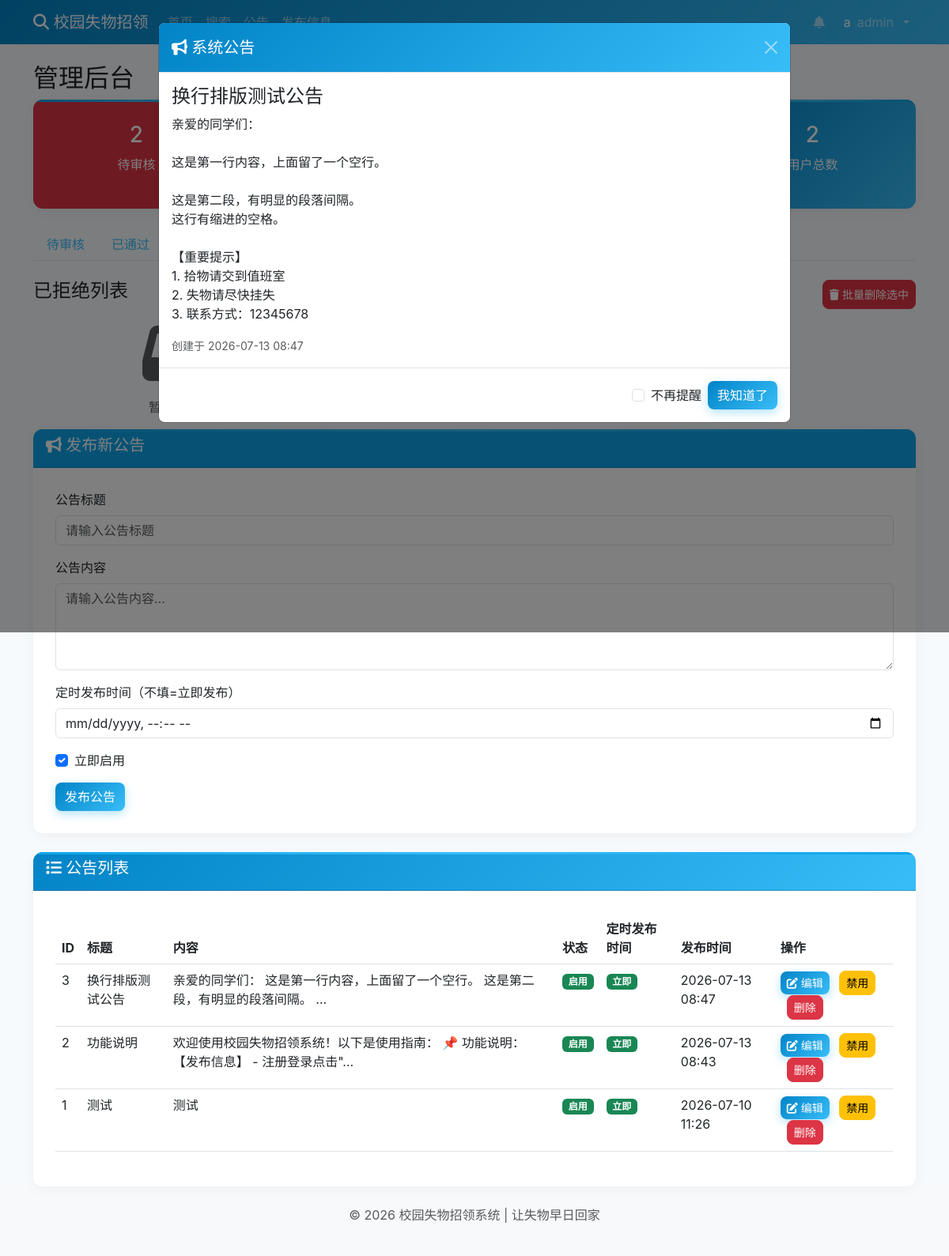
Screenshot of /admin/notices (signed in) with the database file from the repository.
### models.py (models this page shows, shortened)
class User(UserMixin, db.Model):
    id = db.Column(db.Integer, primary_key=True)
    username = db.Column(db.String(80), unique=True, nullable=False)
    password_hash = db.Column(db.String(120), nullable=False)
    role = db.Column(db.String(20), default='user')
    created_at = db.Column(db.DateTime, default=datetime.now)

class Notice(db.Model):
    id = db.Column(db.Integer, primary_key=True)
    title = db.Column(db.String(100), nullable=False)
    content = db.Column(db.Text, nullable=False)
    is_active = db.Column(db.Boolean, default=True)
    created_at = db.Column(db.DateTime, default=datetime.now)
    updated_at = db.Column(db.DateTime, default=datetime.now, onupdate=datetime.now)
    publish_at = db.Column(db.DateTime, nullable=True)
    created_by = db.Column(db.Integer, db.ForeignKey('user.id', ondelete='SET NULL'), nullable=True)
    creator = db.relationship('User', backref='published_notices')

### routes/notice.py (the view)
@notice_bp.route('/admin/notices')
@login_required
def admin_notices():
    if current_user.role != 'admin':
        flash('无权访问公告管理', 'danger')
        return redirect(url_for('main.index'))
    now = datetime.now()
    notices = Notice.query.order_by(Notice.created_at.desc()).all()
    return render_template('admin_dashboard.html',
                           notices=notices,
                           posts=[], users=[], reports=[],
                           tab='notices',
                           now=now,
                           pending_count=Post.query.filter_by(status='pending').count(),
                           approved_count=Post.query.filter_by(status='approved').count(),
                           rejected_count=Post.query.filter_by(status='rejected').count(),
                           total_users=User.query.count())

### templates/admin_dashboard.html (shortened to what this page needs)
{% extends "base.html" %}
{% block content %}
<h2>管理后台</h2>
<div class="row mb-4">
    <div class="col-md-3">
        <div class="card bg-danger text-white">
            <div class="card-body text-center">
                <h3>{{ pending_count }}</h3>
                <p>待审核</p>
            </div>
        </div>
    </div>
    <div class="col-md-3">
        <div class="card bg-success text-white">
            <div class="card-body text-center">
                <h3>{{ approved_count }}</h3>
                <p>已通过</p>
            </div>
        </div>
    </div>
    <div class="col-md-3">
        <div class="card bg-warning text-white">
            <div class="card-body text-center">
                <h3>{{ rejected_count }}</h3>
                <p>已拒绝</p>
            </div>
        </div>
    </div>
    <div class="col-md-3">
        <div class="card bg-info text-white">
            <div class="card-body text-center">
                <h3>{{ total_users }}</h3>
                <p>用户总数</p>
            </div>
        </div>
    </div>
</div>
<ul class="nav nav-tabs mb-4">
    <li class="nav-item">
        <a class="nav-link {% if tab == 'pending' %}active{% endif %}" href="{{ url_for('admin.admin_dashboard', tab='pending') }}">待审核</a>
    </li>
    <li class="nav-item">
        <a class="nav-link {% if tab == 'approved' %}active{% endif %}" href="{{ url_for('admin.admin_dashboard', tab='approved') }}">已通过</a>
    </li>
    <li class="nav-item">
        <a class="nav-link {% if tab == 'rejected' %}active{% endif %}" href="{{ url_for('admin.admin_dashboard', tab='rejected') }}">已拒绝</a>
    </li>
    <li class="nav-item">
        <a class="nav-link {% if tab == 'users' %}active{% endif %}" href="{{ url_for('admin.admin_dashboard', tab='users') }}">用户管理</a>
    </li>
    <li class="nav-item">
        <a class="nav-link {% if tab == 'reports' %}active{% endif %}" href="{{ url_for('admin.admin_dashboard', tab='reports') }}">举报管理</a>
    </li>
    <li class="nav-item">
        <a class="nav-link {% if tab == 'notices' %}active{% endif %}" href="{{ url_for('notice.admin_notices') }}">公告管理</a>
    </li>
</ul>
{% if tab == 'users' %}
<div class="d-flex justify-content-between mb-3">
    <h4>用户列表</h4>
    <button type="button" class="btn btn-danger btn-sm" onclick="batchDeleteUsers()">
        <i class="fas fa-trash"></i> 批量删除选中
    </button>
</div>
<table class="table table-hover">
    <thead>
        <tr>
            <th><input type="checkbox" id="selectAllUsers" onclick="toggleSelectAllUsers()"></th>
            <th>ID</th>
            <th>用户名</th>
            <th>角色</th>
            <th>注册时间</th>
            <th>操作</th>
        </tr>
    </thead>
    <tbody>
        {% for user in users %}
        <tr>
            <td><input type="checkbox" class="userCheckbox" value="{{ user.id }}" {% if user.role == 'admin' %}disabled{% endif %}></td>
            <td>{{ user.id }}</td>
            <td>{{ user.username }}</td>
            <td><span class="badge bg-{{ 'danger' if user.role == 'admin' else 'secondary' }}">{{ user.role }}</span></td>
            <td>{{ user.created_at }}</td>
            <td>
                {% if user.role != 'admin' %}
                <a href="{{ url_for('admin.promote_user', user_id=user.id) }}" class="btn btn-warning btn-sm">提升管理员</a>
                <button type="button" class="btn btn-danger btn-sm ms-2" onclick="confirmDeleteUser('{{ user.username|replace("\\","\\\\")|replace("'","\\'") }}', {{ user.id }})">删除</button>
                {% endif %}
            </td>
        </tr>
        {% endfor %}
    </tbody>
</table>
{% else %}
<div class="d-flex justify-content-between mb-3">
    <h4>{{ '已通过' if tab == 'approved' else '已拒绝' }}列表</h4>
    <button type="button" class="btn btn-danger btn-sm" onclick="batchDeletePosts('{{ tab }}')">
        <i class="fas fa-trash"></i> 批量删除选中
    </button>
</div>
<div class="row row-cols-1 row-cols-md-2 row-cols-lg-3 g-4">
    {% for post in posts %}
    <div class="col">
        <div class="card h-100 shadow">
            <div class="card-header">
                <input type="checkbox" class="postCheckbox" value="{{ post.id }}">
            </div>
            {% if post.image %}
            <img src="{{ url_for('static', filename='images/' + post.image) }}" class="card-img-top" alt="物品图片" style="height: 150px; object-fit: cover;">
            {% else %}
            <div class="card-img-top bg-light d-flex align-items-center justify-content-center" style="height: 150px;">
                <i class="fas fa-image fa-3x text-muted"></i>
            </div>
            {% endif %}
            <div class="card-body">
                <h5 class="card-title">{{ post.title }}</h5>
                <p class="card-text text-muted">{{ post.description[:30] }}{% if post.description|length > 30 %}...{% endif %}</p>
                <small class="text-muted">
                    <p><i class="fas fa-map-marker-alt"></i> {{ post.location }}</p>
                    <p><i class="fas fa-user"></i> {{ post.author.username }}</p>
                </small>
            </div>
            <div class="card-footer bg-transparent">
                <a href="{{ url_for('post.post_detail', post_id=post.id) }}" class="btn btn-primary btn-sm">查看</a>
                <button type="button" class="btn btn-danger btn-sm ms-2" onclick="confirmDeletePost('{{ post.title|replace("\\","\\\\")|replace("'","\\'") }}', {{ post.id }})">删除</button>
            </div>
        </div>
    </div>
    {% else %}
    <div class="col-12 text-center py-8">
        <p class="text-muted">暂无数据</p>
    </div>
    {% endfor %}
</div>
{% endif %}
{% if tab == 'notices' %}
<div class="card mb-4">
    <div class="card-header bg-primary text-white">
        <h5><i class="fas fa-bullhorn"></i> 发布新公告</h5>
    </div>
    <div class="card-body">
        <form method="POST" action="{{ url_for('notice.add_notice') }}">
            <div class="mb-3">
                <label for="notice_title" class="form-label">公告标题</label>
                <input type="text" class="form-control" id="notice_title" name="title" placeholder="请输入公告标题" required>
            </div>
            <div class="mb-3">
                <label for="notice_content" class="form-label">公告内容</label>
                <textarea class="form-control" id="notice_content" name="content" rows="4" placeholder="请输入公告内容..." required></textarea>
            </div>
            <div class="mb-3">
                <label for="notice_publish_at" class="form-label">定时发布时间（不填=立即发布）</label>
                <input type="datetime-local" class="form-control" id="notice_publish_at" name="publish_at">
            </div>
            <div class="mb-3 form-check">
                <input type="checkbox" class="form-check-input" id="notice_is_active" name="is_active" checked>
                <label class="form-check-label" for="notice_is_active">立即启用</label>
            </div>
            <button type="submit" class="btn btn-primary">发布公告</button>
        </form>
    </div>
</div>
<div class="card">
    <div class="card-header bg-info text-white">
        <h5><i class="fas fa-list"></i> 公告列表</h5>
    </div>
    <div class="card-body">
        {% if notices %}
        <table class="table table-hover">
            <thead>
                <tr>
                    <th>ID</th>
                    <th>标题</th>
                    <th>内容</th>
                    <th>状态</th>
                    <th>定时发布时间</th>
                    <th>发布时间</th>
                    <th>操作</th>
                </tr>
            </thead>
            <tbody>
                {% for notice in notices %}
                <tr>
                    <td>{{ notice.id }}</td>
                    <td>{{ notice.title }}</td>
                    <td>{{ notice.content[:50] }}{% if notice.content|length > 50 %}...{% endif %}</td>
                    <td><span class="badge bg-{{ 'success' if notice.is_active else 'secondary' }}">{{ '启用' if notice.is_active else '禁用' }}</span></td>
                    <td>
                        {% if notice.publish_at is none %}
                            <span class="badge bg-success">立即</span>
                        {% endif %}
                    </td>
                    <td>{{ notice.created_at.strftime('%Y-%m-%d %H:%M') }}</td>
                    <td>
                        <button type="button" class="btn btn-primary btn-sm me-2 notice-edit-btn"
                            data-notice-id="{{ notice.id }}"
                            data-notice-title="{{ notice.title|e }}"
                            data-notice-content="{{ notice.content|e }}"
                            data-notice-active="{{ 1 if notice.is_active else 0 }}"
                            data-notice-publish-at="{{ notice.publish_at.strftime('%Y-%m-%dT%H:%M') if notice.publish_at else '' }}">
                            <i class="fas fa-edit"></i> 编辑
                        </button>
                        <a href="{{ url_for('notice.toggle_notice', notice_id=notice.id) }}" class="btn btn-{{ 'warning' if notice.is_active else 'success' }} btn-sm">
                            {{ '禁用' if notice.is_active else '启用' }}
                        </a>
                        <button type="button" class="btn btn-danger btn-sm ms-2" onclick="confirmDeleteNotice({{ notice.id }}, '{{ notice.title|replace("\\","\\\\")|replace("'","\\'") }}')">删除</button>
                    </td>
                </tr>
                {% endfor %}
            </tbody>
        </table>
        {% else %}
        <div class="text-center py-4">
            <i class="fas fa-bullhorn fa-3x text-muted"></i>
            <p class="text-muted mt-2">暂无公告</p>
        </div>
        {% endif %}
    </div>
</div>
{% endif %}
{% endblock %}

### templates/base.html (shortened to what this page needs)
<!DOCTYPE html>
<html lang="zh-CN">
<head>
    <link href="https://cdn.jsdelivr.net/npm/bootstrap@5.3.0/dist/css/bootstrap.min.css" rel="stylesheet">
    <link href="https://cdnjs.cloudflare.com/ajax/libs/font-awesome/6.4.0/css/all.min.css" rel="stylesheet">
    <link rel="stylesheet" href="{{ url_for('static', filename='css/style.css') }}">
</head>
<body>
    <nav class="navbar navbar-expand-lg navbar-dark" style="background: var(--gradient-sky);">
        <div class="container">
            <a class="navbar-brand" href="{{ url_for('main.index') }}">
                <i class="fas fa-search"></i> 校园失物招领
            </a>
            <div class="collapse navbar-collapse" id="navbarNav">
                <ul class="navbar-nav me-auto">
                    <li class="nav-item">
                        <a class="nav-link {% if request.path == '/' %}active{% endif %}" href="{{ url_for('main.index') }}">首页</a>
                    </li>
                    <li class="nav-item">
                        <a class="nav-link" href="{{ url_for('main.search') }}">搜索</a>
                    </li>
                    <li class="nav-item">
                        <a class="nav-link" href="{{ url_for('notice.notices_page') }}">公告</a>
                    </li>
                    {% if current_user.is_authenticated %}
                    <li class="nav-item">
                        <a class="nav-link" href="{{ url_for('post.publish') }}">发布信息</a>
                    </li>
                    {% endif %}
                </ul>
                <ul class="navbar-nav ms-auto">
                    {% if current_user.is_authenticated %}
                    <li class="nav-item me-2">
                        <a class="nav-link position-relative" href="{{ url_for('notification.notifications_page') }}" id="notificationBell">
                            <i class="fas fa-bell"></i>
                        </a>
                    </li>
                    <li class="nav-item dropdown">
                        <a class="nav-link dropdown-toggle d-flex align-items-center gap-2" href="#" role="button" data-bs-toggle="dropdown">
                            <div class="w-8 h-8 rounded-full bg-white/20 flex items-center justify-center text-white font-semibold">
                                {{ current_user.username[:1] }}
                            </div>
                            <span>{{ current_user.username }}</span>
                        </a>
                    </li>
                    {% endif %}
                </ul>
            </div>
        </div>
    </nav>
    <main class="container mt-4">
        {% block content %}{% endblock %}
    </main>
    <footer class="bg-light py-4 mt-8">
        <div class="container text-center text-muted">
            <p>&copy; 2026 校园失物招领系统 | 让失物早日回家</p>
        </div>
    </footer>
    <div class="modal fade" id="noticeModal" tabindex="-1" aria-labelledby="noticeModalLabel" aria-hidden="true">
        <div class="modal-dialog modal-lg">
            <div class="modal-content">
                <div class="modal-header bg-info text-white">
                    <h5 class="modal-title" id="noticeModalLabel"><i class="fas fa-bullhorn"></i> 系统公告</h5>
                    <button type="button" class="btn-close btn-close-white" data-bs-dismiss="modal" aria-label="Close"></button>
                </div>
                <div class="modal-body">
                    <div id="noticeContent"></div>
                </div>
                <div class="modal-footer">
                    <div class="form-check">
                        <input class="form-check-input" type="checkbox" id="dontShowAgain">
                        <label class="form-check-label" for="dontShowAgain">不再提醒</label>
                    </div>
                    <button type="button" class="btn btn-primary" data-bs-dismiss="modal">我知道了</button>
                </div>
            </div>
        </div>
    </div>
</body>
</html>

### rows the page displays
User: username "a", username "admin"
Notice: id "3", title "换行排版测试公告", content "亲爱的同学们： 这是第一行内容，上面留了一个空行。 这是第二段，有明显的段落间隔。", is_active "启用", shows "立即", created_at "2026-07-13 08:47", is_active "禁用"
Notice: id "2", title "功能说明", content "欢迎使用校园失物招领系统！以下是使用指南： 📌 功能说明： 【发布信息】 - 注册登录点击\"", is_active "启用", shows "立即", created_at "2026-07-13 08:43", is_active "禁用"
Notice: id "1", title "测试", content "测试", is_active "启用", shows "立即", created_at "2026-07-10 11:26", is_active "禁用"

### other values shown
{{ pending_count }} "2"
{{ total_users }} "2"
{{ '已通过' if tab == 'approved' else '已拒绝' }} "已拒绝"
